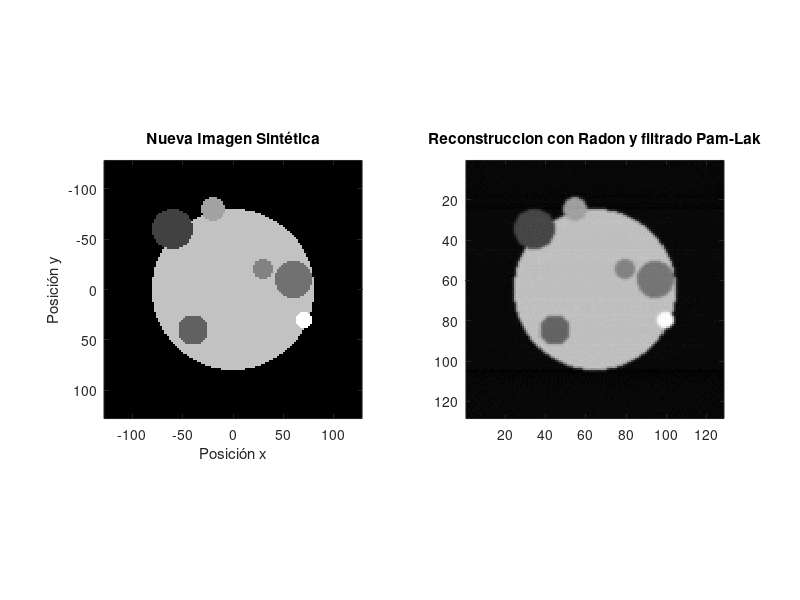
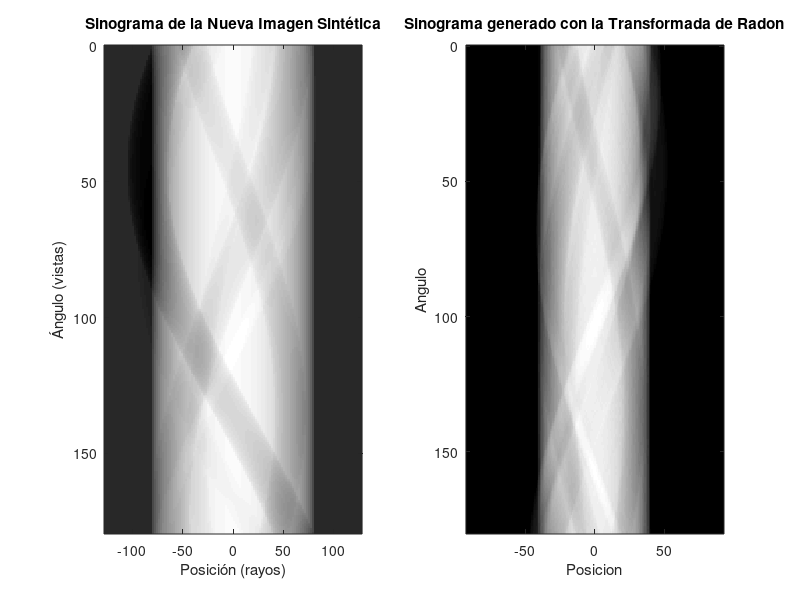
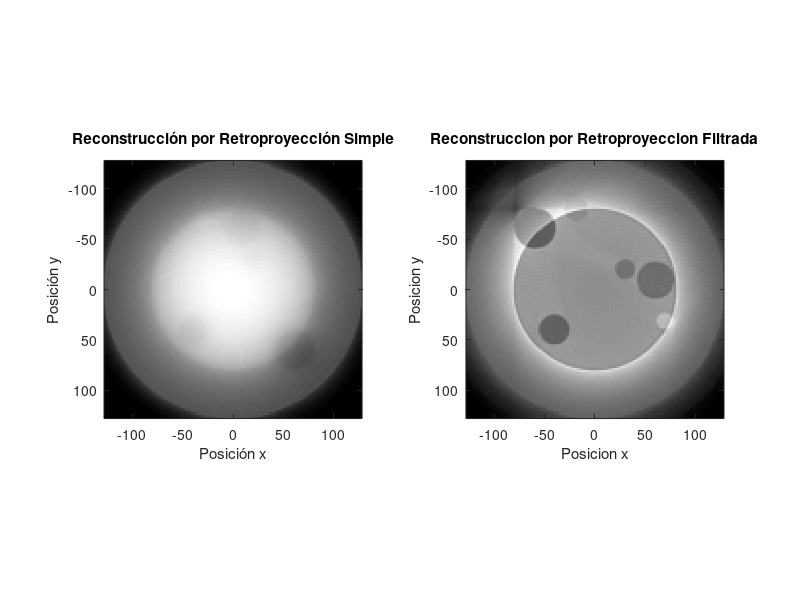
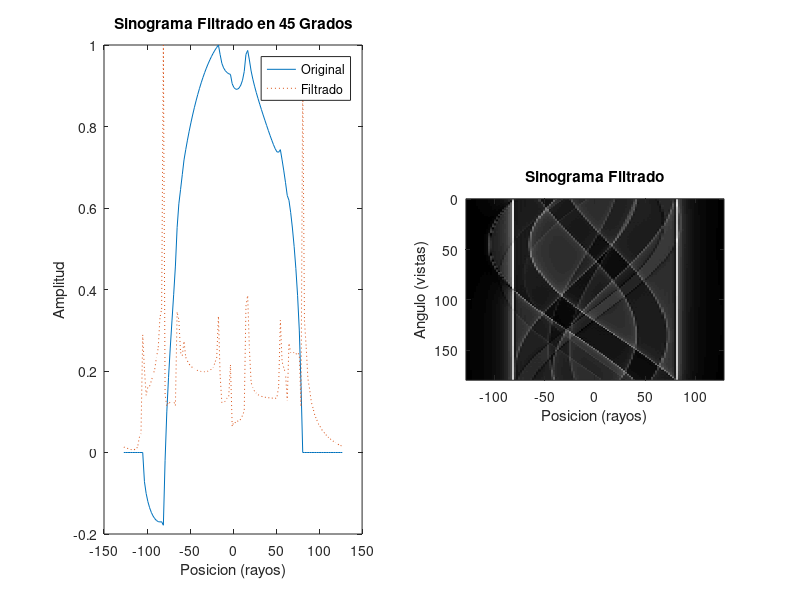

MATLAB code for these plots, in order:
clc, clear, close all;

% PARAMETROS CIRCULOS
circles = [0 0 80 3;
           -40 40 15 1.5;
           30 -20 10 2;
           -60 -60 20 1;
           70 30 8 4;
           -20 -80 12 2.5;
           60 -10 18 1.8];

% PARAMETROS IMAGEN SINTETICA NUEVA
nx = 128;
ny = 128;
dx = 2; % Resolución: 2 mm / pixel
x = dx * ([1:nx]' - (nx+1)/2);
y = -dx * ([1:ny]' - (ny+1)/2);
xx = x(:, ones(1, nx));
yy = y(:, ones(1, ny))';

% IMAGEN SINTETICA NUEVA
new_phantom = zeros(nx, ny);
for ii = 1:size(circles, 1)
    cx = circles(ii, 1);
    cy = circles(ii, 2);
    rad = circles(ii, 3);
    amp = circles(ii, 4);
    t = find(((xx - cx) / rad).^2 + ((yy - cy) / rad).^2 <= 1);
    new_phantom(t) = amp * ones(size(t));
end

% SINOGRAMA
nr = 128; % Número de muestras radiales
dr = 2; % Espaciado de los rayos
na = nr * 2; % Número de muestras angulares
r = dr * ([1:nr]' - (nr+1)/2); % Posiciones de las muestras radiales
angle = [0:(na-1)]' / na * pi; % Posiciones de las muestras angulares

rr = r(:, ones(1, na));
sinogram = zeros(nr, na);
for ii = 1:size(circles, 1)
    cx = circles(ii, 1);
    cy = circles(ii, 2);
    rad = circles(ii, 3);
    amp = circles(ii, 4);
    tau = cx * cos(angle) + cy * sin(angle);
    tau = tau(:, ones(1, nr))';
    t = find((rr - tau).^2 <= rad.^2);
    if ii > 1
        amp = amp - circles(1, 4);
    end
    sinogram(t) = sinogram(t) + amp * 2 * sqrt(rad^2 - (rr(t) - tau(t)).^2);
end

% RETROPROYECCION SIMPLE
lamin = zeros(nx, ny);
for ia = 1:na
    projection_ia = sinogram(:, ia);
    projection_smear = repmat(projection_ia, 1, 128);
    rot = imrotate(projection_smear', ia*180/256, 'bicubic', 'crop');
    lamin = lamin + rot;
end

% SINOGRAMA FILTRADO
sinogramfiltered = fftshift(fft(sinogram));
a = length(sinogram);
freqs = linspace(-1, 1, a/2).';
myFilter = abs(freqs);
myFilter = repmat(myFilter, 1, 256);
sinogramfilt = abs(ifft(ifftshift(sinogramfiltered .* myFilter)));

% RETROPROYECCION FILTRADA
bpf_recon = zeros(nx, ny);
for ia = 1:na
    bpf_ia = sinogramfilt(:, ia);
    bpf_smear = repmat(bpf_ia, 1, 128);
    rot1 = imrotate(bpf_smear', ia*180/256, 'bicubic', 'crop');
    bpf_recon = bpf_recon + rot1;
end

% RECONSTRUCCION CON TRANSFORMADA DE RADON
theta = 0:180;
[R, rad_angles] = radon(new_phantom, theta);

% RECONSTRUCCION CON TRANSFORMADA INVERSA DE RADON Y FILTRO RAM-LAK 
RamLak_filtered = iradon(R, theta, 'linear', 'Ram-Lak', 1.0, size(new_phantom, 1));
RamLak_filtered = imrotate(RamLak_filtered, 90);


% Visualizar la nueva imagen sintética
figure(1)

subplot(1,2,1)
imagesc(x, y, new_phantom')
colormap('gray')
axis('square')
title('Nueva Imagen Sintética')
xlabel('Posición x')
ylabel('Posición y')

subplot(1,2,2)
% Visualizar la imagen reconstruida con filtro Ram-Lak
imagesc(RamLak_filtered)
colormap('gray')
axis('square')
title('Reconstruccion con Radon y filtrado Pam-Lak')


figure(2)
subplot(1,2,1)
% Visualizar el sinograma de la nueva imagen sintética
imagesc(r, angle/pi*180, sinogram')
colormap('gray')
title('Sinograma de la Nueva Imagen Sintética')
xlabel('Posición (rayos)')
ylabel('Ángulo (vistas)')

subplot(1,2,2)
% Visualizar el sinograma obtenido
imagesc(rad_angles, theta, R')
colormap('gray')
title('Sinograma generado con la Transformada de Radon')
xlabel('Posicion')
ylabel('Angulo')

figure(3)
subplot(1,2,1)
% Visualizar la imagen reconstruida mediante retroproyección simple
imagesc(x, y, lamin')
colormap('gray')
axis('square')
title('Reconstrucción por Retroproyección Simple')
xlabel('Posición x')
ylabel('Posición y')

subplot(1,2,2)
% Visualizar la imagen reconstruida mediante retroproyeccion filtrada
imagesc(x, y, max(bpf_recon, 0));
colormap('gray')
axis('square')
title('Reconstruccion por Retroproyeccion Filtrada')
xlabel('Posicion x')
ylabel('Posicion y')


figure(4)
subplot(1,2,1)
% Visualizar el sinograma filtrado en Theta = 45 grados
plot(r, sinogram(:, 64) ./ max(sinogram(:, 64)), '-',...
     r, sinogramfilt(:, 64) ./ max(sinogramfilt(:, 64)), ':');
title('Sinograma Filtrado en 45 Grados')
legend('Original', 'Filtrado')
xlabel('Posicion (rayos)')
ylabel('Amplitud')

subplot(1,2,2)
% Visualizar el sinograma completo filtrado
imagesc(r, angle/pi*180, sinogramfilt')
colormap('gray')
axis('image')
title('Sinograma Filtrado')
xlabel('Posicion (rayos)')
ylabel('Angulo (vistas)')






